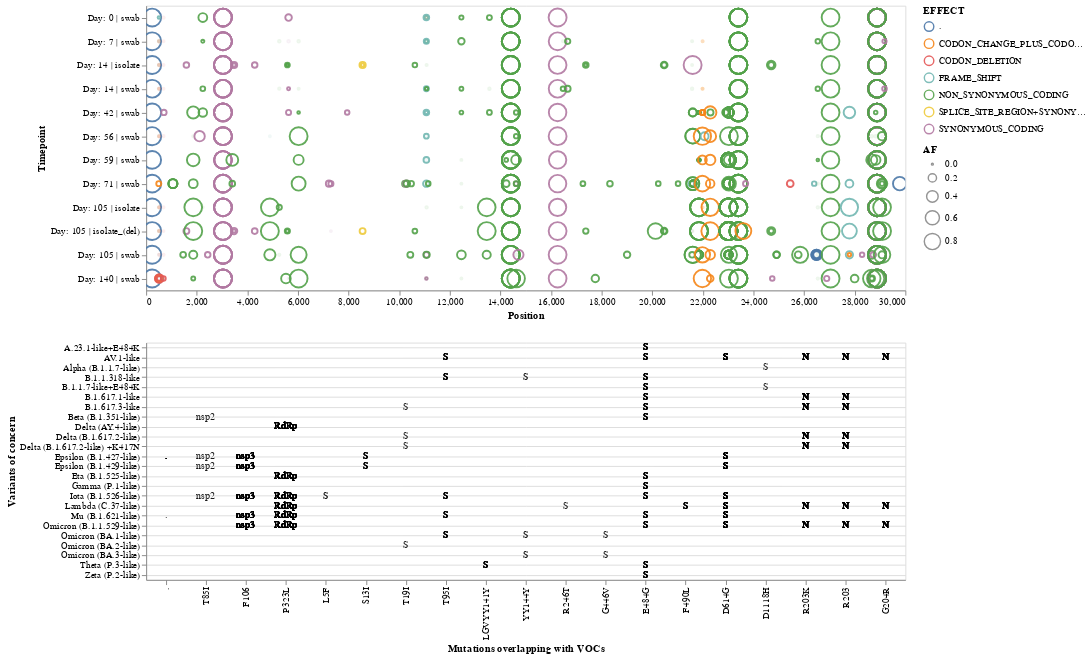

This figure's notebook cell:
### Code cell
alt.renderers.set_embed_options(actions=True)

source = js

interval = alt.selection_interval()
slider = alt.binding_range(min=.01, max=1, step=.001,name='Allele Frequency')
selector = alt.selection_single(fields=['AF'],
                                   bind=slider,init={'AF': .01})

var = alt.Chart(d).mark_point(opacity=.6,color='red').encode(
    x=alt.X("POS:Q",
            title='Position',
            axis=alt.Axis(grid=False),
            scale=alt.Scale(domain=[0, 30000])
           ),
    y=alt.Y("y_lab:N",
            title='Timepoint',
            axis=alt.Axis(grid=False),
            sort=y_order,
           ),
    size='AF',
    opacity=alt.condition(alt.datum.AF > selector.AF, alt.value(.9), alt.value(.1)),
    color='EFFECT:N',
    tooltip=[
            alt.Tooltip("POS",title="Genome position"),
            alt.Tooltip("AF",title="AF"),
            alt.Tooltip("TRID",title="TRID"),
            alt.Tooltip("AA",title="AA"),
    ]
).properties(
    width=800,
    height=300
).transform_filter(
    interval
).interactive(bind_y=False)

v = var.add_selection(selector)
v = v.add_selection(interval)

voc = alt.Chart(d[d['lineage'].notna()]).mark_text(opacity=.5).encode(
    x=alt.X("AA:N",title='Mutations overlapping with VOCs',
           sort=d[d['lineage'].notna()].sort_values(by='POS')['AA'].unique()),
    y=alt.Y("lineage:N",title="Variants of concern",axis=alt.Axis(grid=True),),
    text='TRID:N',
    opacity=alt.condition(alt.datum.AF > selector.AF, alt.value(.9), alt.value(.1)),
).properties(
    width=800,
    height=250
).add_selection(
    interval
)

v&voc

### Figure 1 — Vega-Lite specification as saved in the notebook (floating-point values rounded to 4 significant figures; data arrays with more than 128 entries replaced by an {"elided": "..."} marker saying what was removed)
{"config": {"view": {"continuousWidth": 400, "continuousHeight": 300}}, "vconcat": [{"data": {"name": "data-888770703e903b3b803ed846ae35bb90"}, "mark": {"type": "point", "color": "red", "opacity": 0.6}, "encoding": {"color": {"type": "nominal", "field": "EFFECT"}, "opacity": {"condition": {"value": 0.9, "test": "(datum.AF > selector002.AF)"}, "value": 0.1}, "size": {"type": "quantitative", "field": "AF"}, "tooltip": [{"type": "quantitative", "field": "POS", "title": "Genome position"}, {"type": "quantitative", "field": "AF", "title": "AF"}, {"type": "nominal", "field": "TRID", "title": "TRID"}, {"type": "nominal", "field": "AA", "title": "AA"}], "x": {"type": "quantitative", "axis": {"grid": false}, "field": "POS", "scale": {"domain": [0, 30000]}, "title": "Position"}, "y": {"type": "nominal", "axis": {"grid": false}, "field": "y_lab", "sort": ["Day: 0 | swab", "Day: 7 | swab", "Day: 14 | isolate", "Day: 14 | swab", "Day: 42 | swab", "Day: 56 | swab", "Day: 59 | swab", "Day: 71 | swab", "Day: 105 | isolate", "Day: 105 | isolate_(del)", "Day: 105 | swab", "Day: 140 | swab"], "title": "Timepoint"}}, "height": 300, "selection": {"selector003": {"type": "interval", "bind": "scales", "encodings": ["x"]}, "selector002": {"type": "single", "fields": ["AF"], "bind": {"input": "range", "max": 1, "min": 0.01, "name": "Allele Frequency", "step": 0.001}, "init": {"AF": 0.01}}, "selector001": {"type": "interval"}}, "transform": [{"filter": {"selection": "selector001"}}], "width": 800}, {"data": {"name": "data-d0b4095f0743b9c9d58be835b12d5853"}, "mark": {"type": "text", "opacity": 0.5}, "encoding": {"opacity": {"condition": {"value": 0.9, "test": "(datum.AF > selector002.AF)"}, "value": 0.1}, "text": {"type": "nominal", "field": "TRID"}, "x": {"type": "nominal", "field": "AA", "sort": [".", "T85I", "F106", "P323L", "L5F", "S13I", "T19I", "T95I", "LGVYY141Y", "YY144Y", "R246T", "G446V", "E484G", "F490L", "D614G", "D1118H", "R203K", "R203", "G204R"], "title": "Mutations overlapping with VOCs"}, "y": {"type": "nominal", "axis": {"grid": true}, "field": "lineage", "title": "Variants of concern"}}, "height": 250, "selection": {"selector001": {"type": "interval"}}, "width": 800}], "$schema": "https://vega.github.io/schema/vega-lite/v4.8.1.json", "datasets": {"data-888770703e903b3b803ed846ae35bb90": {"elided": "879 records"}, "data-d0b4095f0743b9c9d58be835b12d5853": {"elided": "594 records"}}}
